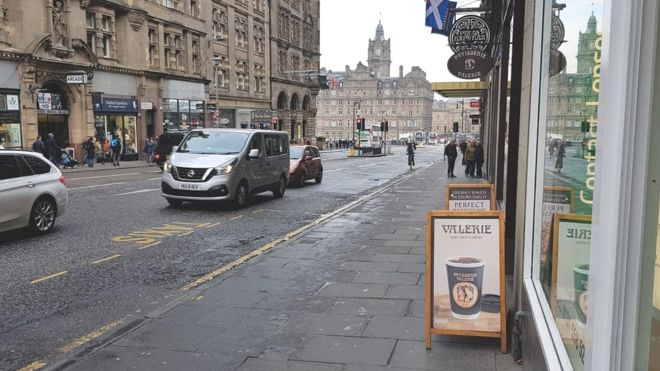
#> input picture imgs/search.jpg, 660 x 371 px
$ jupyter execute 'Understanding Histogram Backprojection.ipynb'   (shell and % lines are left out)
#> lines starting #> are read from the running program, lines starting #| are printed output that depends on the picture
[cell 1]
import cv2
import numpy as np
import matplotlib.pyplot as plt

[cell 2]
search = cv2.imread('./imgs/search.jpg')
#> search is the input picture: shape (371, 660, 3); mean B, G, R 127.9, 128.8, 130.9
target = cv2.imread('./imgs/target_1.jpg')
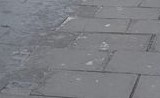
#> input picture imgs/target_1.jpg, 160 x 98 px
#> target is the input picture: shape (98, 160, 3); mean B, G, R 131, 125.9, 124.4

f, ax = plt.subplots(2, 2, figsize = (10, 5))
ax[0, 0].imshow(search[:, :, ::-1])
ax[0, 1].imshow(target[:, :, ::-1])
# histogram backprojection is a color-based method
# it answers the question: what colors possibly belong to the foreground?
# we work in the HSV space because HSV color space shows more color correlation
search = cv2.cvtColor(search, cv2.COLOR_BGR2HSV)
#> search: shape (371, 660, 3); mean H, S, V 74.3, 23.9, 135.4
target = cv2.cvtColor(target, cv2.COLOR_BGR2HSV)
#> target: shape (98, 160, 3); mean H, S, V 114.3, 13.1, 131
ax[1, 0].imshow(search)
ax[1, 1].imshow(target)
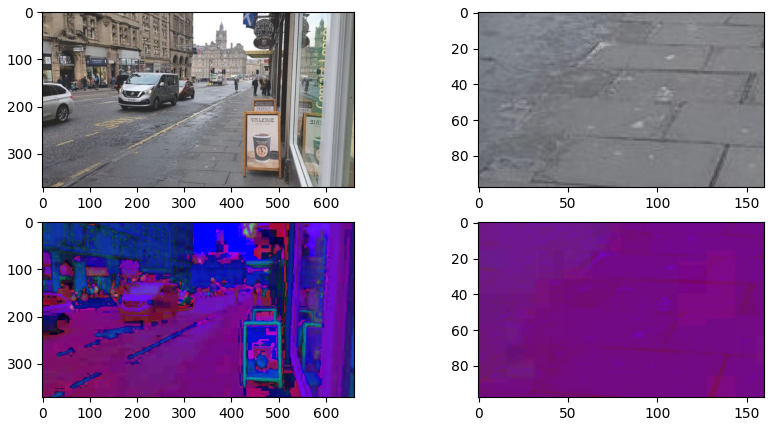
#> figure drawn by matplotlib, 4 panels

We will explore two types of histogram backprojection: 2-channel and 1-channel.

[cell 3]
# 2-channel
# explore images' HS co-occurence
M = cv2.calcHist([target], [0, 1], None, [180, 256], [0, 180, 0, 256])
I = cv2.calcHist([search], [0, 1], None, [180, 256], [0, 180, 0, 256])
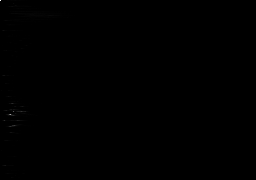
#> I: shape (180, 256) float32; min 0, max 10046, mean 5.3; drawn with min black and max white
R = M / I
f, ax = plt.subplots(1, 3, figsize = (10, 5))
ax[0].imshow(M)
ax[1].imshow(I)
ax[2].imshow(R)
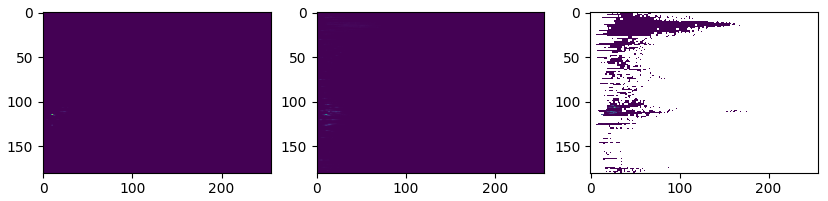
#> figure drawn by matplotlib, 3 panels

[cell 4]
h, s, v = cv2.split(search)
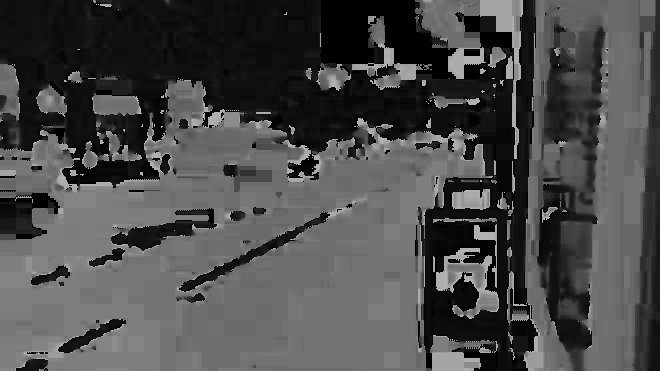
#> h: shape (371, 660); min 0, max 179, mean 74.3
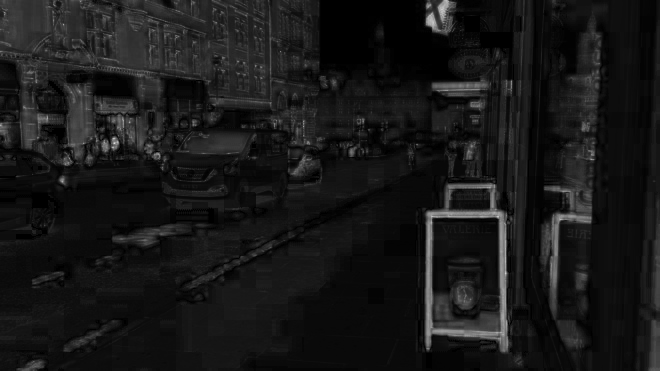
#> s: shape (371, 660); min 0, max 219, mean 23.9
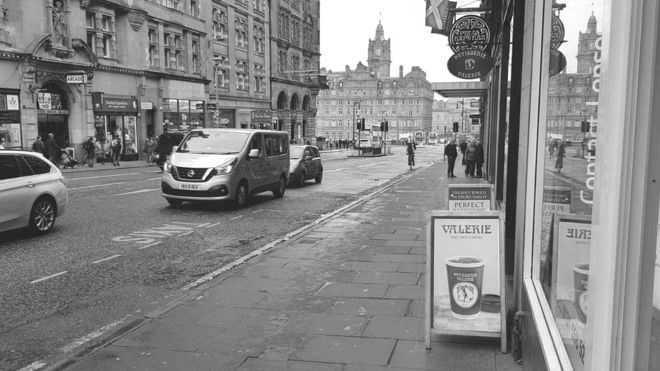
#> v: shape (371, 660); min 17, max 255, mean 135.4
B = R[h.ravel(), s.ravel()]
B = np.minimum(B, 1)
B = B.reshape(search.shape[:2])
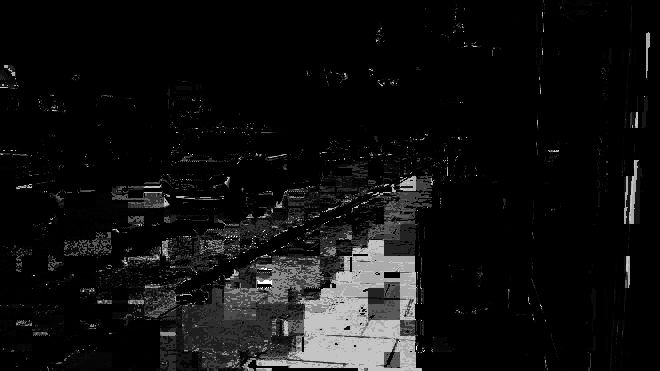
#> B: shape (371, 660) float32; min 0, max 1, mean 0.064
f, ax = plt.subplots(2, 1, figsize = (10, 10))
ax[0].imshow(B)
ax[1].imshow(search)

[cell 5]
# 1-channel
M = cv2.calcHist([target], [0], None, [180], [0, 180])
#> M = 180 values, max 9078 at index 114, min 0 at index 0, mean 87.11
I = cv2.calcHist([search], [0], None, [180], [0, 180])
#> I = 180 values, max 17708 at index 114, min 0 at index 137, mean 1360.3
R = M / I
f, ax = plt.subplots(1, 3, figsize = (20, 3))
ax[0].hist(M)
ax[1].hist(I)
ax[2].hist(R)
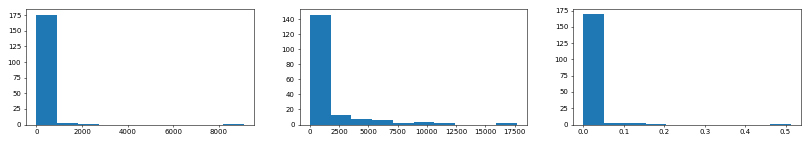
#> figure drawn by matplotlib, 3 panels; panel 1: tallest bar 176 high, from x = 0 to 907.8; panel 2: tallest bar 146 high, from x = 0 to 1770.8; panel 3: tallest bar 169 high, from x = 0 to 0.0513

[cell 6]
B = R[h.ravel()]
B = np.minimum(B, 1)
B = B.reshape(search.shape[:2])
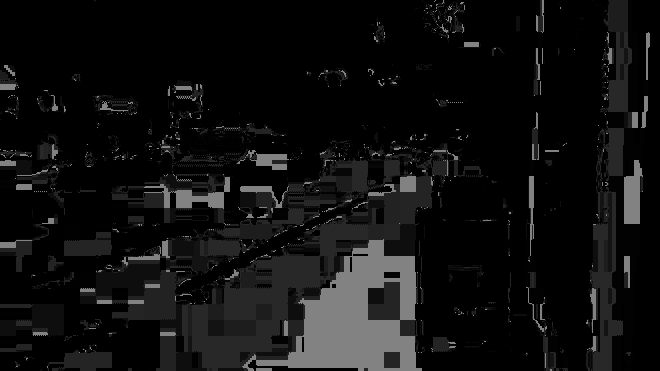
#> B: shape (371, 660) float32; min 0, max 0.513, mean 0.064
f, ax = plt.subplots(2, 1, figsize = (10, 10))
ax[0].imshow(B)
ax[1].imshow(search)
